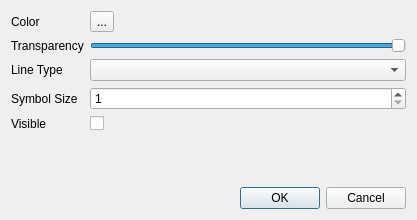
<?xml version="1.0" encoding="UTF-8"?>
<ui version="4.0">
 <class>DlgLayerProperties</class>
 <widget class="QDialog" name="DlgLayerProperties">
  <property name="geometry">
   <rect>
    <x>0</x>
    <y>0</y>
    <width>417</width>
    <height>220</height>
   </rect>
  </property>
  <property name="windowTitle">
   <string>Properties</string>
  </property>
  <layout class="QVBoxLayout" name="verticalLayout">
   <item>
    <layout class="QFormLayout" name="formLayout">
     <item row="0" column="0">
      <widget class="QLabel" name="label">
       <property name="text">
        <string>Color</string>
       </property>
      </widget>
     </item>
     <item row="1" column="0">
      <widget class="QLabel" name="label_2">
       <property name="text">
        <string>Transparency</string>
       </property>
      </widget>
     </item>
     <item row="1" column="1">
      <widget class="QSlider" name="sldTransparency">
       <property name="maximum">
        <number>100</number>
       </property>
       <property name="value">
        <number>100</number>
       </property>
       <property name="orientation">
        <enum>Qt::Horizontal</enum>
       </property>
      </widget>
     </item>
     <item row="2" column="0">
      <widget class="QLabel" name="label_3">
       <property name="text">
        <string>Line Type</string>
       </property>
      </widget>
     </item>
     <item row="2" column="1">
      <widget class="QComboBox" name="cbLineType"/>
     </item>
     <item row="3" column="0">
      <widget class="QLabel" name="label_4">
       <property name="text">
        <string>Symbol Size</string>
       </property>
      </widget>
     </item>
     <item row="3" column="1">
      <widget class="QSpinBox" name="sbSymbolSize">
       <property name="minimum">
        <number>1</number>
       </property>
      </widget>
     </item>
     <item row="0" column="1">
      <widget class="QToolButton" name="btnColor">
       <property name="text">
        <string>...</string>
       </property>
      </widget>
     </item>
     <item row="4" column="0">
      <widget class="QLabel" name="label_5">
       <property name="text">
        <string>Visible</string>
       </property>
      </widget>
     </item>
     <item row="4" column="1">
      <widget class="QCheckBox" name="chkVisible">
       <property name="text">
        <string/>
       </property>
      </widget>
     </item>
    </layout>
   </item>
   <item>
    <widget class="QDialogButtonBox" name="buttonBox">
     <property name="orientation">
      <enum>Qt::Horizontal</enum>
     </property>
     <property name="standardButtons">
      <set>QDialogButtonBox::Cancel|QDialogButtonBox::Ok</set>
     </property>
    </widget>
   </item>
  </layout>
 </widget>
 <resources/>
 <connections>
  <connection>
   <sender>buttonBox</sender>
   <signal>accepted()</signal>
   <receiver>DlgLayerProperties</receiver>
   <slot>accept()</slot>
   <hints>
    <hint type="sourcelabel">
     <x>248</x>
     <y>254</y>
    </hint>
    <hint type="destinationlabel">
     <x>157</x>
     <y>274</y>
    </hint>
   </hints>
  </connection>
  <connection>
   <sender>buttonBox</sender>
   <signal>rejected()</signal>
   <receiver>DlgLayerProperties</receiver>
   <slot>reject()</slot>
   <hints>
    <hint type="sourcelabel">
     <x>316</x>
     <y>260</y>
    </hint>
    <hint type="destinationlabel">
     <x>286</x>
     <y>274</y>
    </hint>
   </hints>
  </connection>
 </connections>
</ui>
